Frame 1 (no input): blank canvas, image omitted
Frame 60 (no input): blank canvas, image omitted
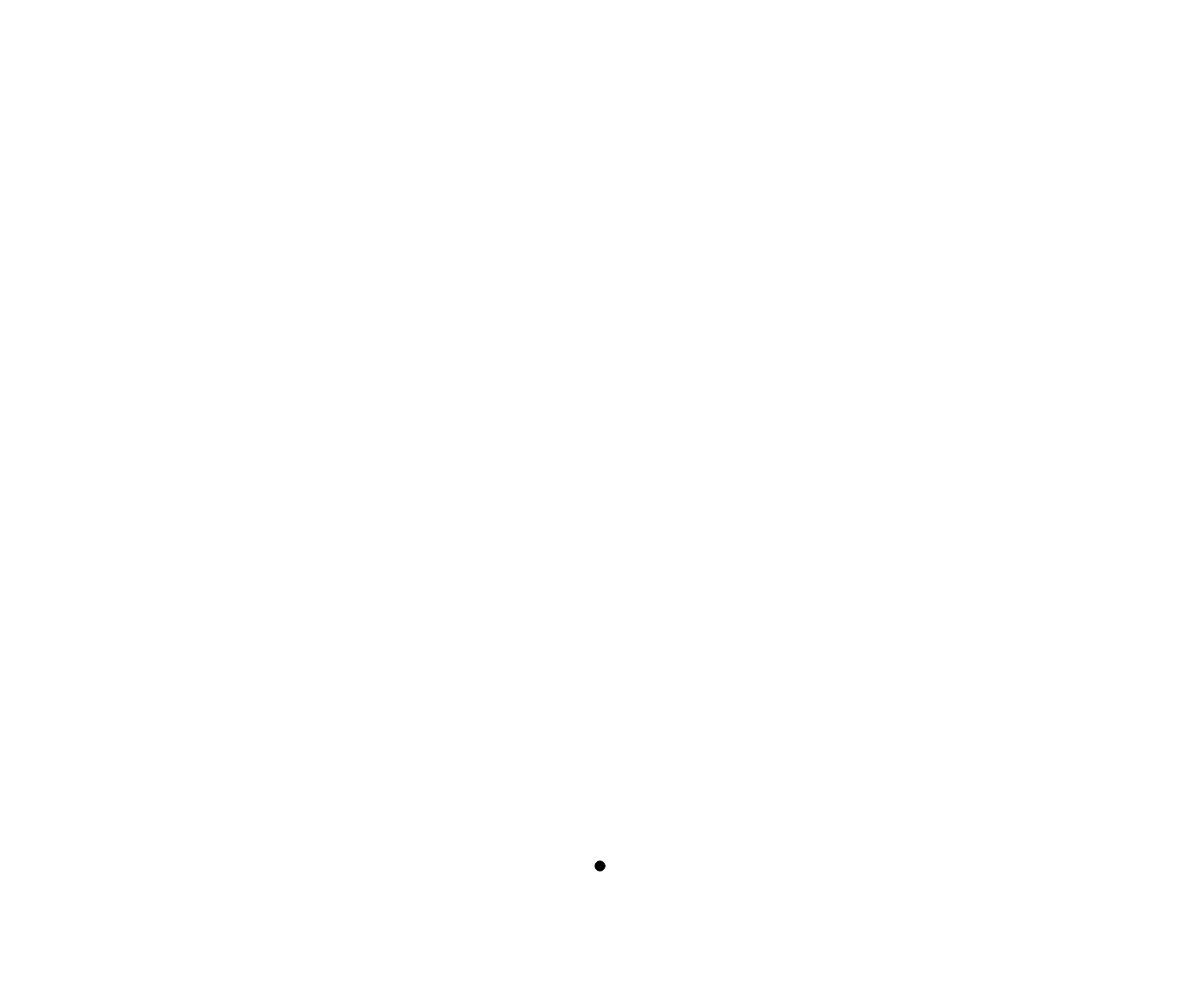
Frame 120 (the mouse pressed at the canvas centre since frame 60)

The p5.js sketch whose frames 1 and 60 were blank and that drew this single picture after the mouse press (run headless with seeded random() and noise() and a simulated clock; from frame 60 on, the mouse is pressed at the canvas centre):

// p5.js sketch
// ── sketch.js
function setup() {
  createCanvas(windowWidth, windowHeight);
  frameRate(60);
  reset();
}

function reset(){
  clear();
  cord_x = 0;
  cord_y = 0;
  fall_flag = 0;
  g = 0.2;
  v = 0;
}

function draw() {
  if (cord_x>=windowWidth || cord_y>=windowWidth){
    v = -v;
    //reset();
  }
  
  if (fall_flag==1){
    v+=g;
    cord_y+=v;
  }
  
  if (cord_x!=0 && cord_y!=0){
    clear();
    fill(0);
    circle(cord_x, cord_y, 10);
  }
}

function touchStarted() {
  clear();
  v=0;
  cord_x = mouseX;
  cord_y = mouseY;
  fall_flag=1;
}
